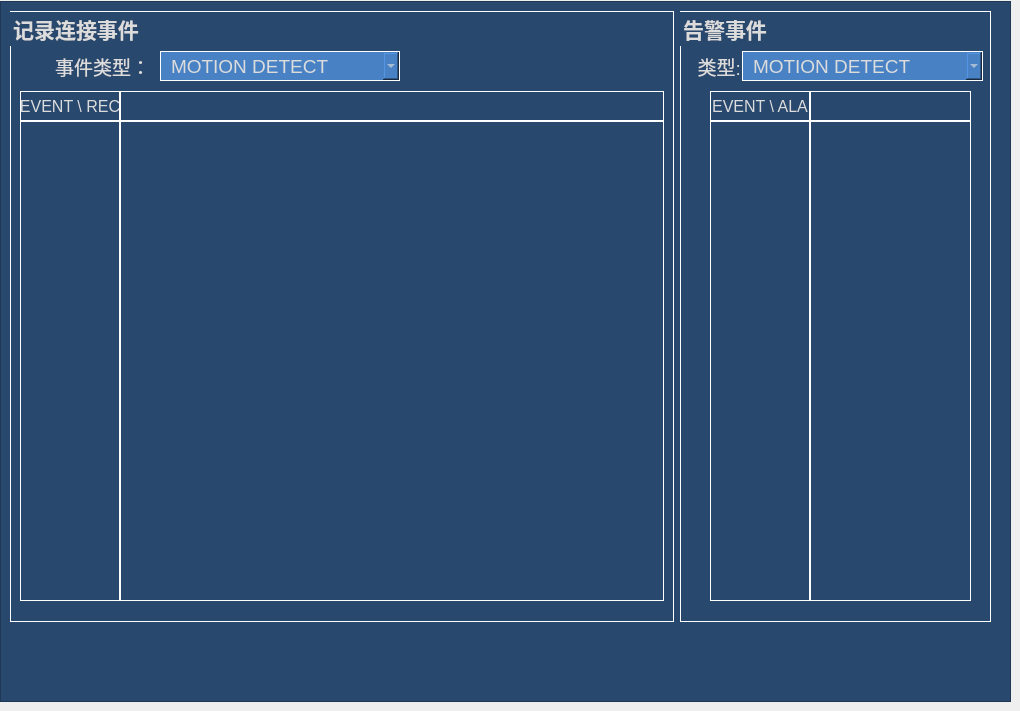
   <widget class="QWidget" name="tab_event">
    <attribute name="title">
     <string>事件</string>
    </attribute>
    <widget class="QFrame" name="frame_6">
     <property name="geometry">
      <rect>
       <x>0</x>
       <y>1</y>
       <width>1011</width>
       <height>701</height>
      </rect>
     </property>
     <property name="styleSheet">
      <string notr="true">background: rgb(40, 72, 110);
color: rgb(220, 220, 220);</string>
     </property>
     <property name="frameShape">
      <enum>QFrame::StyledPanel</enum>
     </property>
     <property name="frameShadow">
      <enum>QFrame::Raised</enum>
     </property>
     <widget class="QGroupBox" name="eventlinkrecordgroupBox">
      <property name="geometry">
       <rect>
        <x>10</x>
        <y>10</y>
        <width>664</width>
        <height>611</height>
       </rect>
      </property>
      <property name="font">
       <font>
        <family>Tahoma</family>
        <pointsize>16</pointsize>
        <weight>75</weight>
        <bold>true</bold>
       </font>
      </property>
      <property name="styleSheet">
       <string notr="true">background: transparent;
border: 1 solid rgb(255,255,255);</string>
      </property>
      <property name="title">
       <string>记录连接事件</string>
      </property>
      <widget class="QTableWidget" name="eventrecordtableWidget">
       <property name="enabled">
        <bool>true</bool>
       </property>
       <property name="geometry">
        <rect>
         <x>110</x>
         <y>110</y>
         <width>544</width>
         <height>480</height>
        </rect>
       </property>
       <property name="font">
        <font>
         <family>Tahoma</family>
         <pointsize>11</pointsize>
        </font>
       </property>
       <property name="cursor" stdset="0">
        <cursorShape>PointingHandCursor</cursorShape>
       </property>
       <property name="frameShape">
        <enum>QFrame::Box</enum>
       </property>
       <property name="frameShadow">
        <enum>QFrame::Plain</enum>
       </property>
       <property name="verticalScrollBarPolicy">
        <enum>Qt::ScrollBarAlwaysOff</enum>
       </property>
       <property name="horizontalScrollBarPolicy">
        <enum>Qt::ScrollBarAlwaysOff</enum>
       </property>
       <property name="autoScroll">
        <bool>false</bool>
       </property>
       <property name="editTriggers">
        <set>QAbstractItemView::NoEditTriggers</set>
       </property>
       <property name="tabKeyNavigation">
        <bool>false</bool>
       </property>
       <property name="showDropIndicator" stdset="0">
        <bool>false</bool>
       </property>
       <property name="dragDropOverwriteMode">
        <bool>false</bool>
       </property>
       <property name="selectionMode">
        <enum>QAbstractItemView::NoSelection</enum>
       </property>
       <attribute name="horizontalHeaderVisible">
        <bool>false</bool>
       </attribute>
       <attribute name="horizontalHeaderDefaultSectionSize">
        <number>30</number>
       </attribute>
       <attribute name="horizontalHeaderHighlightSections">
        <bool>false</bool>
       </attribute>
       <attribute name="horizontalHeaderMinimumSectionSize">
        <number>1</number>
       </attribute>
       <attribute name="verticalHeaderVisible">
        <bool>false</bool>
       </attribute>
       <attribute name="verticalHeaderHighlightSections">
        <bool>false</bool>
       </attribute>
       <attribute name="verticalHeaderMinimumSectionSize">
        <number>1</number>
       </attribute>
      </widget>
      <widget class="QTableWidget" name="eventrecordeventheadertableWidget">
       <property name="geometry">
        <rect>
         <x>10</x>
         <y>110</y>
         <width>100</width>
         <height>480</height>
        </rect>
       </property>
       <property name="font">
        <font>
         <family>Tahoma</family>
         <pointsize>12</pointsize>
        </font>
       </property>
       <property name="styleSheet">
        <string notr="true"/>
       </property>
       <property name="frameShape">
        <enum>QFrame::Box</enum>
       </property>
       <property name="frameShadow">
        <enum>QFrame::Plain</enum>
       </property>
       <property name="verticalScrollBarPolicy">
        <enum>Qt::ScrollBarAlwaysOff</enum>
       </property>
       <property name="horizontalScrollBarPolicy">
        <enum>Qt::ScrollBarAlwaysOff</enum>
       </property>
       <property name="autoScroll">
        <bool>false</bool>
       </property>
       <property name="editTriggers">
        <set>QAbstractItemView::NoEditTriggers</set>
       </property>
       <property name="tabKeyNavigation">
        <bool>false</bool>
       </property>
       <property name="showDropIndicator" stdset="0">
        <bool>false</bool>
       </property>
       <property name="dragDropOverwriteMode">
        <bool>false</bool>
       </property>
       <property name="selectionMode">
        <enum>QAbstractItemView::NoSelection</enum>
       </property>
       <property name="textElideMode">
        <enum>Qt::ElideRight</enum>
       </property>
       <attribute name="horizontalHeaderVisible">
        <bool>false</bool>
       </attribute>
       <attribute name="horizontalHeaderHighlightSections">
        <bool>false</bool>
       </attribute>
       <attribute name="horizontalHeaderMinimumSectionSize">
        <number>1</number>
       </attribute>
       <attribute name="verticalHeaderVisible">
        <bool>false</bool>
       </attribute>
       <attribute name="verticalHeaderHighlightSections">
        <bool>false</bool>
       </attribute>
       <attribute name="verticalHeaderMinimumSectionSize">
        <number>1</number>
       </attribute>
      </widget>
      <widget class="QTableWidget" name="eventrecordrecordheadertableWidget">
       <property name="geometry">
        <rect>
         <x>110</x>
         <y>80</y>
         <width>544</width>
         <height>30</height>
        </rect>
       </property>
       <property name="font">
        <font>
         <family>Tahoma</family>
         <pointsize>11</pointsize>
        </font>
       </property>
       <property name="frameShape">
        <enum>QFrame::Box</enum>
       </property>
       <property name="frameShadow">
        <enum>QFrame::Plain</enum>
       </property>
       <property name="verticalScrollBarPolicy">
        <enum>Qt::ScrollBarAlwaysOff</enum>
       </property>
       <property name="horizontalScrollBarPolicy">
        <enum>Qt::ScrollBarAlwaysOff</enum>
       </property>
       <property name="autoScroll">
        <bool>false</bool>
       </property>
       <property name="editTriggers">
        <set>QAbstractItemView::NoEditTriggers</set>
       </property>
       <property name="tabKeyNavigation">
        <bool>false</bool>
       </property>
       <property name="showDropIndicator" stdset="0">
        <bool>false</bool>
       </property>
       <property name="dragDropOverwriteMode">
        <bool>false</bool>
       </property>
       <property name="selectionMode">
        <enum>QAbstractItemView::NoSelection</enum>
       </property>
       <attribute name="horizontalHeaderVisible">
        <bool>false</bool>
       </attribute>
       <attribute name="horizontalHeaderDefaultSectionSize">
        <number>30</number>
       </attribute>
       <attribute name="horizontalHeaderHighlightSections">
        <bool>false</bool>
       </attribute>
       <attribute name="horizontalHeaderMinimumSectionSize">
        <number>1</number>
       </attribute>
       <attribute name="verticalHeaderVisible">
        <bool>false</bool>
       </attribute>
       <attribute name="verticalHeaderHighlightSections">
        <bool>false</bool>
       </attribute>
       <attribute name="verticalHeaderMinimumSectionSize">
        <number>1</number>
       </attribute>
      </widget>
      <widget class="QLabel" name="eventrecordtitlelabel">
       <property name="geometry">
        <rect>
         <x>10</x>
         <y>80</y>
         <width>100</width>
         <height>30</height>
        </rect>
       </property>
       <property name="font">
        <font>
         <family>Tahoma</family>
         <pointsize>12</pointsize>
        </font>
       </property>
       <property name="frameShape">
        <enum>QFrame::Box</enum>
       </property>
       <property name="text">
        <string>EVENT \ REC</string>
       </property>
       <property name="alignment">
        <set>Qt::AlignCenter</set>
       </property>
      </widget>
      <widget class="QComboBox" name="eventrecordtypecomboBox">
       <property name="enabled">
        <bool>true</bool>
       </property>
       <property name="geometry">
        <rect>
         <x>150</x>
         <y>40</y>
         <width>240</width>
         <height>30</height>
        </rect>
       </property>
       <property name="font">
        <font>
         <family>Tahoma</family>
         <pointsize>14</pointsize>
        </font>
       </property>
       <property name="cursor">
        <cursorShape>PointingHandCursor</cursorShape>
       </property>
       <property name="styleSheet">
        <string notr="true">background: rgb(72, 130, 197);
color: rgb(220, 220, 220);
padding-left: 10; padding-right:10;</string>
       </property>
       <item>
        <property name="text">
         <string>MOTION DETECT</string>
        </property>
       </item>
       <item>
        <property name="text">
         <string>SENSOR DETECT</string>
        </property>
       </item>
       <item>
        <property name="text">
         <string>VIDEOLOSS DETECT</string>
        </property>
       </item>
      </widget>
      <widget class="QLabel" name="eventrecordtypelabel">
       <property name="geometry">
        <rect>
         <x>19</x>
         <y>40</y>
         <width>121</width>
         <height>30</height>
        </rect>
       </property>
       <property name="font">
        <font>
         <family>Tahoma</family>
         <pointsize>14</pointsize>
        </font>
       </property>
       <property name="styleSheet">
        <string notr="true">background: transparent;
border: 0;</string>
       </property>
       <property name="text">
        <string>事件类型：</string>
       </property>
       <property name="alignment">
        <set>Qt::AlignRight|Qt::AlignTrailing|Qt::AlignVCenter</set>
       </property>
      </widget>
     </widget>
     <widget class="QGroupBox" name="eventlinkalarmgroupBox">
      <property name="geometry">
       <rect>
        <x>680</x>
        <y>10</y>
        <width>311</width>
        <height>611</height>
       </rect>
      </property>
      <property name="font">
       <font>
        <family>Tahoma</family>
        <pointsize>16</pointsize>
        <weight>75</weight>
        <bold>true</bold>
       </font>
      </property>
      <property name="styleSheet">
       <string notr="true">background: transparent;
border: 1 solid rgb(255,255,255);</string>
      </property>
      <property name="title">
       <string>告警事件</string>
      </property>
      <widget class="QLabel" name="eventalarmtypelabel">
       <property name="geometry">
        <rect>
         <x>0</x>
         <y>40</y>
         <width>61</width>
         <height>30</height>
        </rect>
       </property>
       <property name="font">
        <font>
         <family>Tahoma</family>
         <pointsize>14</pointsize>
        </font>
       </property>
       <property name="styleSheet">
        <string notr="true">background: transparent;
border: 0;</string>
       </property>
       <property name="text">
        <string>类型:</string>
       </property>
       <property name="alignment">
        <set>Qt::AlignRight|Qt::AlignTrailing|Qt::AlignVCenter</set>
       </property>
      </widget>
      <widget class="QComboBox" name="eventalarmtypecomboBox">
       <property name="enabled">
        <bool>true</bool>
       </property>
       <property name="geometry">
        <rect>
         <x>62</x>
         <y>40</y>
         <width>241</width>
         <height>30</height>
        </rect>
       </property>
       <property name="font">
        <font>
         <family>Tahoma</family>
         <pointsize>14</pointsize>
        </font>
       </property>
       <property name="cursor">
        <cursorShape>PointingHandCursor</cursorShape>
       </property>
       <property name="styleSheet">
        <string notr="true">background: rgb(72, 130, 197);
color: rgb(220, 220, 220);
padding-left: 10; padding-right:10;</string>
       </property>
       <item>
        <property name="text">
         <string>MOTION DETECT</string>
        </property>
       </item>
       <item>
        <property name="text">
         <string>SENSOR DETECT</string>
        </property>
       </item>
       <item>
        <property name="text">
         <string>VIDEOLOSS DETECT</string>
        </property>
       </item>
      </widget>
      <widget class="QTableWidget" name="eventalarmtableWidget">
       <property name="enabled">
        <bool>true</bool>
       </property>
       <property name="geometry">
        <rect>
         <x>130</x>
         <y>110</y>
         <width>161</width>
         <height>480</height>
        </rect>
       </property>
       <property name="font">
        <font>
         <family>Tahoma</family>
         <pointsize>11</pointsize>
        </font>
       </property>
       <property name="cursor" stdset="0">
        <cursorShape>PointingHandCursor</cursorShape>
       </property>
       <property name="frameShape">
        <enum>QFrame::Box</enum>
       </property>
       <property name="frameShadow">
        <enum>QFrame::Plain</enum>
       </property>
       <property name="verticalScrollBarPolicy">
        <enum>Qt::ScrollBarAlwaysOff</enum>
       </property>
       <property name="horizontalScrollBarPolicy">
        <enum>Qt::ScrollBarAlwaysOff</enum>
       </property>
       <property name="autoScroll">
        <bool>false</bool>
       </property>
       <property name="editTriggers">
        <set>QAbstractItemView::NoEditTriggers</set>
       </property>
       <property name="tabKeyNavigation">
        <bool>false</bool>
       </property>
       <property name="showDropIndicator" stdset="0">
        <bool>false</bool>
       </property>
       <property name="dragDropOverwriteMode">
        <bool>false</bool>
       </property>
       <property name="selectionMode">
        <enum>QAbstractItemView::NoSelection</enum>
       </property>
       <attribute name="horizontalHeaderVisible">
        <bool>false</bool>
       </attribute>
       <attribute name="horizontalHeaderDefaultSectionSize">
        <number>30</number>
       </attribute>
       <attribute name="horizontalHeaderHighlightSections">
        <bool>false</bool>
       </attribute>
       <attribute name="horizontalHeaderMinimumSectionSize">
        <number>1</number>
       </attribute>
       <attribute name="verticalHeaderVisible">
        <bool>false</bool>
       </attribute>
       <attribute name="verticalHeaderHighlightSections">
        <bool>false</bool>
       </attribute>
       <attribute name="verticalHeaderMinimumSectionSize">
        <number>1</number>
       </attribute>
      </widget>
      <widget class="QLabel" name="eventalarmtitlelabel">
       <property name="geometry">
        <rect>
         <x>30</x>
         <y>80</y>
         <width>100</width>
         <height>30</height>
        </rect>
       </property>
       <property name="font">
        <font>
         <family>Tahoma</family>
         <pointsize>12</pointsize>
        </font>
       </property>
       <property name="frameShape">
        <enum>QFrame::Box</enum>
       </property>
       <property name="text">
        <string>EVENT \ ALA</string>
       </property>
       <property name="alignment">
        <set>Qt::AlignCenter</set>
       </property>
      </widget>
      <widget class="QTableWidget" name="eventalarmeventheadertableWidget">
       <property name="geometry">
        <rect>
         <x>30</x>
         <y>110</y>
         <width>100</width>
         <height>480</height>
        </rect>
       </property>
       <property name="font">
        <font>
         <family>Tahoma</family>
         <pointsize>12</pointsize>
        </font>
       </property>
       <property name="frameShape">
        <enum>QFrame::Box</enum>
       </property>
       <property name="frameShadow">
        <enum>QFrame::Plain</enum>
       </property>
       <property name="verticalScrollBarPolicy">
        <enum>Qt::ScrollBarAlwaysOff</enum>
       </property>
       <property name="horizontalScrollBarPolicy">
        <enum>Qt::ScrollBarAlwaysOff</enum>
       </property>
       <property name="autoScroll">
        <bool>false</bool>
       </property>
       <property name="editTriggers">
        <set>QAbstractItemView::NoEditTriggers</set>
       </property>
       <property name="tabKeyNavigation">
        <bool>false</bool>
       </property>
       <property name="showDropIndicator" stdset="0">
        <bool>false</bool>
       </property>
       <property name="dragDropOverwriteMode">
        <bool>false</bool>
       </property>
       <property name="selectionMode">
        <enum>QAbstractItemView::NoSelection</enum>
       </property>
       <attribute name="horizontalHeaderVisible">
        <bool>false</bool>
       </attribute>
       <attribute name="horizontalHeaderHighlightSections">
        <bool>false</bool>
       </attribute>
       <attribute name="horizontalHeaderMinimumSectionSize">
        <number>1</number>
       </attribute>
       <attribute name="verticalHeaderVisible">
        <bool>false</bool>
       </attribute>
       <attribute name="verticalHeaderHighlightSections">
        <bool>false</bool>
       </attribute>
       <attribute name="verticalHeaderMinimumSectionSize">
        <number>1</number>
       </attribute>
      </widget>
      <widget class="QTableWidget" name="eventalarmalarmheadertableWidget">
       <property name="geometry">
        <rect>
         <x>130</x>
         <y>80</y>
         <width>161</width>
         <height>30</height>
        </rect>
       </property>
       <property name="font">
        <font>
         <family>Tahoma</family>
         <pointsize>11</pointsize>
        </font>
       </property>
       <property name="frameShape">
        <enum>QFrame::Box</enum>
       </property>
       <property name="frameShadow">
        <enum>QFrame::Plain</enum>
       </property>
       <property name="verticalScrollBarPolicy">
        <enum>Qt::ScrollBarAlwaysOff</enum>
       </property>
       <property name="horizontalScrollBarPolicy">
        <enum>Qt::ScrollBarAlwaysOff</enum>
       </property>
       <property name="autoScroll">
        <bool>false</bool>
       </property>
       <property name="editTriggers">
        <set>QAbstractItemView::NoEditTriggers</set>
       </property>
       <property name="tabKeyNavigation">
        <bool>false</bool>
       </property>
       <property name="showDropIndicator" stdset="0">
        <bool>false</bool>
       </property>
       <property name="dragDropOverwriteMode">
        <bool>false</bool>
       </property>
       <property name="selectionMode">
        <enum>QAbstractItemView::NoSelection</enum>
       </property>
       <attribute name="horizontalHeaderVisible">
        <bool>false</bool>
       </attribute>
       <attribute name="horizontalHeaderDefaultSectionSize">
        <number>30</number>
       </attribute>
       <attribute name="horizontalHeaderHighlightSections">
        <bool>false</bool>
       </attribute>
       <attribute name="horizontalHeaderMinimumSectionSize">
        <number>1</number>
       </attribute>
       <attribute name="verticalHeaderVisible">
        <bool>false</bool>
       </attribute>
       <attribute name="verticalHeaderHighlightSections">
        <bool>false</bool>
       </attribute>
       <attribute name="verticalHeaderMinimumSectionSize">
        <number>1</number>
       </attribute>
      </widget>
     </widget>
    </widget>
   </widget>
